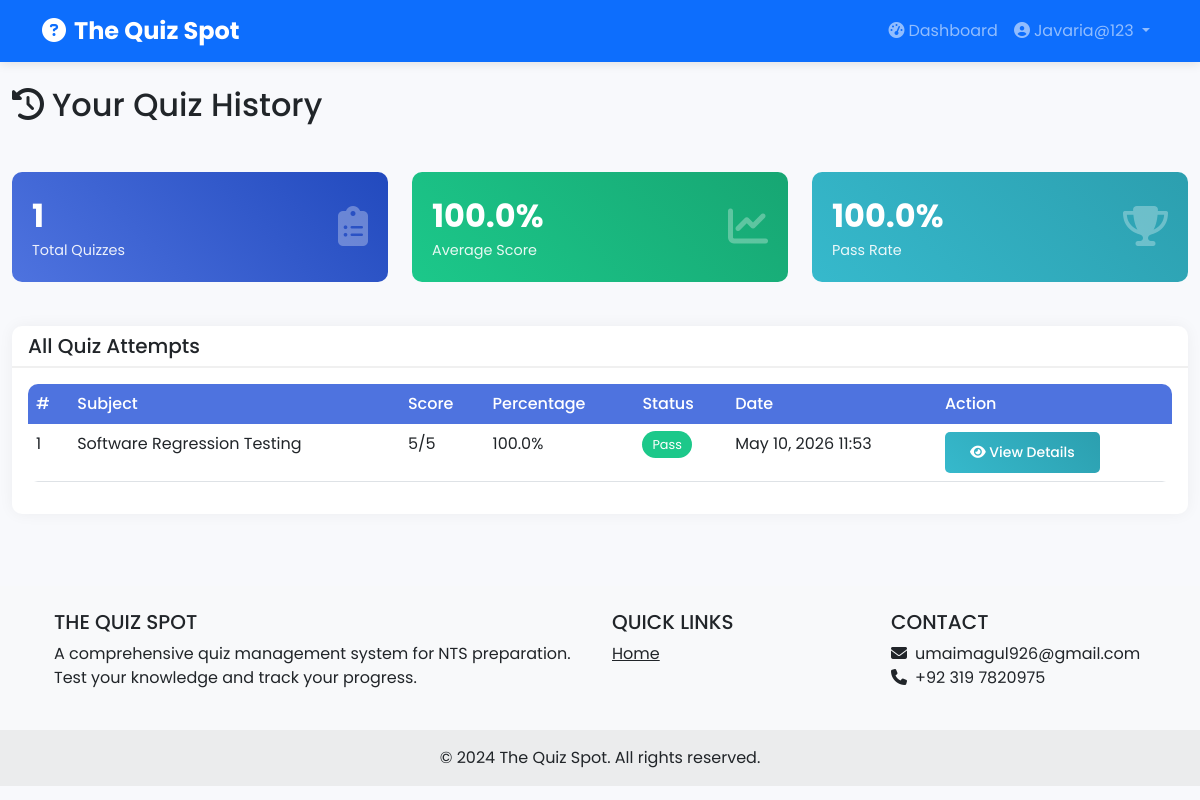
The page /quiz-history/ (signed in) on the database its author committed.
### quiz/models.py (models this page shows, shortened)
class Quiz(models.Model):
    user = models.ForeignKey(User, on_delete=models.CASCADE, related_name='quizzes')
    subject = models.ForeignKey(Subject, on_delete=models.CASCADE)
    date_taken = models.DateTimeField(auto_now_add=True)
    score = models.IntegerField(default=0)
    total_questions = models.IntegerField()
    percentage = models.FloatField(default=0)
    status = models.CharField(
        max_length=10,
        choices=[('Pass', 'Pass'), ('Fail', 'Fail')],
        default='Fail'
    )
    class Meta:
        ordering = ['-date_taken']

class Subject(models.Model):
    name = models.CharField(max_length=100, unique=True)
    description = models.TextField(blank=True)
    created_at = models.DateTimeField(auto_now_add=True)
    updated_at = models.DateTimeField(auto_now=True)
    class Meta:
        ordering = ['name']

### quiz/views.py (the view)
# urls.py: path('quiz-history/', views.quiz_history, name='quiz_history'),
@user_required
def quiz_history(request):
    quizzes = Quiz.objects.filter(user=request.user).select_related('subject').order_by('-date_taken')
    total_quizzes = quizzes.count()
    if total_quizzes > 0:
        avg_score = quizzes.aggregate(Avg('percentage'))['percentage__avg']
        pass_count = quizzes.filter(status='Pass').count()
        pass_percentage = (pass_count / total_quizzes) * 100
    else:
        avg_score = 0
        pass_percentage = 0
    context = {
        'quizzes': quizzes,
        'total_quizzes': total_quizzes,
        'avg_score': round(avg_score, 2),
        'pass_percentage': round(pass_percentage, 2),
    }
    return render(request, 'user/quiz_history.html', context)

### templates/user/quiz_history.html (shortened to what this page needs)
{% extends 'base.html' %}
{% block content %}
<div class="container-fluid py-4">
    <div class="row mb-4">
        <div class="col-12">
            <h2 class="mb-4">
                <i class="fas fa-history me-2"></i>Your Quiz History
            </h2>
        </div>
    </div>
    <div class="row mb-4">
        <div class="col-md-4">
            <div class="stat-card">
                <div class="row align-items-center">
                    <div class="col">
                        <div class="stat-value">{{ total_quizzes }}</div>
                        <div class="stat-label">Total Quizzes</div>
                    </div>
                    <div class="col-auto">
                        <i class="fas fa-clipboard-list fa-2x"></i>
                    </div>
                </div>
            </div>
        </div>
        <div class="col-md-4">
            <div class="stat-card" style="background: linear-gradient(45deg, #1cc88a, #17a673);">
                <div class="row align-items-center">
                    <div class="col">
                        <div class="stat-value">{{ avg_score }}%</div>
                        <div class="stat-label">Average Score</div>
                    </div>
                    <div class="col-auto">
                        <i class="fas fa-chart-line fa-2x"></i>
                    </div>
                </div>
            </div>
        </div>
        <div class="col-md-4">
            <div class="stat-card" style="background: linear-gradient(45deg, #36b9cc, #2c9faf);">
                <div class="row align-items-center">
                    <div class="col">
                        <div class="stat-value">{{ pass_percentage }}%</div>
                        <div class="stat-label">Pass Rate</div>
                    </div>
                    <div class="col-auto">
                        <i class="fas fa-trophy fa-2x"></i>
                    </div>
                </div>
            </div>
        </div>
    </div>
    <div class="row">
        <div class="col-12">
            <div class="card">
                <div class="card-header">
                    <h5 class="mb-0">All Quiz Attempts</h5>
                </div>
                <div class="card-body">
                    <div class="table-responsive">
                        <table class="table table-hover">
                            <thead>
                                <tr>
                                    <th>#</th>
                                    <th>Subject</th>
                                    <th>Score</th>
                                    <th>Percentage</th>
                                    <th>Status</th>
                                    <th>Date</th>
                                    <th>Action</th>
                                </tr>
                            </thead>
                            <tbody>
                                {% for quiz in quizzes %}
                                <tr>
                                    <td>{{ forloop.counter }}</td>
                                    <td>{{ quiz.subject.name }}</td>
                                    <td>{{ quiz.score }}/{{ quiz.total_questions }}</td>
                                    <td>{{ quiz.percentage|floatformat:1 }}%</td>
                                    <td>
                                        {% if quiz.status == 'Pass' %}
                                            <span class="badge-pass">Pass</span>
                                        {% else %}
                                            <span class="badge-fail">Fail</span>
                                        {% endif %}
                                    </td>
                                    <td>{{ quiz.date_taken|date:"M d, Y H:i" }}</td>
                                    <td>
                                        <a href="{% url 'quiz_result' quiz.id %}" class="btn btn-sm btn-info">
                                            <i class="fas fa-eye"></i> View Details
                                        </a>
                                    </td>
                                </tr>
                                {% endfor %}
                            </tbody>
                        </table>
                    </div>
                </div>
            </div>
        </div>
    </div>
</div>
{% endblock %}

### templates/base.html (shortened to what this page needs)
<!DOCTYPE html>
<html lang="en">
<head>
    <link href="https://cdn.jsdelivr.net/npm/bootstrap@5.3.0/dist/css/bootstrap.min.css" rel="stylesheet">
    <link rel="stylesheet" href="https://cdnjs.cloudflare.com/ajax/libs/font-awesome/6.4.0/css/all.min.css">
    {% load static %}
    <link rel="stylesheet" href="{% static 'css/style.css' %}">
</head>
<body>
    <nav class="navbar navbar-expand-lg navbar-dark bg-primary">
        <div class="container">
            <a class="navbar-brand" href="{% url 'index' %}">
                <i class="fas fa-question-circle me-2"></i>The Quiz Spot
            </a>
            <div class="collapse navbar-collapse" id="navbarNav">
                <ul class="navbar-nav ms-auto">
                    {% if user.is_authenticated %}
                        {% if user.is_staff %}
                            <li class="nav-item">
                                <a class="nav-link" href="{% url 'admin_dashboard' %}">
                                    <i class="fas fa-tachometer-alt me-1"></i>Dashboard
                                </a>
                            </li>
                        {% else %}
                            <li class="nav-item">
                                <a class="nav-link" href="{% url 'user_dashboard' %}">
                                    <i class="fas fa-tachometer-alt me-1"></i>Dashboard
                                </a>
                            </li>
                        {% endif %}
                        <li class="nav-item dropdown">
                            <a class="nav-link dropdown-toggle" href="#" id="navbarDropdown" role="button" data-bs-toggle="dropdown">
                                <i class="fas fa-user-circle me-1"></i>{{ user.username }}
                            </a>
                        </li>
                    {% endif %}
                </ul>
            </div>
        </div>
    </nav>
    {% block content %}{% endblock %}
    <footer class="bg-light text-center text-lg-start mt-5">
        <div class="container p-4">
            <div class="row">
                <div class="col-lg-6 col-md-12 mb-4 mb-md-0">
                    <h5 class="text-uppercase">The Quiz Spot</h5>
                    <p>
                        A comprehensive quiz management system for NTS preparation.
                        Test your knowledge and track your progress.
                    </p>
                </div>
                <div class="col-lg-3 col-md-6 mb-4 mb-md-0">
                    <h5 class="text-uppercase">Quick Links</h5>
                    <ul class="list-unstyled mb-0">
                        <li><a href="{% url 'index' %}" class="text-dark">Home</a></li>
                    </ul>
                </div>
                <div class="col-lg-3 col-md-6 mb-4 mb-md-0">
                    <h5 class="text-uppercase">Contact</h5>
                    <ul class="list-unstyled">
                        <li><i class="fas fa-envelope me-2"></i>umaimagul926@gmail.com</li>
                        <li><i class="fas fa-phone me-2"></i>+92 319 7820975</li>
                    </ul>
                </div>
            </div>
        </div>
        <div class="text-center p-3" style="background-color: rgba(0, 0, 0, 0.05);">
            © 2024 The Quiz Spot. All rights reserved.
        </div>
    </footer>
</body>
</html>

### static/css/style.css (style rules this page uses)
:root { --primary-color: #4e73df; --secondary-color: #858796; --success-color: #1cc88a; --info-color: #36b9cc; --warning-color: #f6c23e; --danger-color: #e74a3b; --dark-color: #5a5c69; --light-color: #f8f9fc; }
body { font-family: 'Poppins', sans-serif; background-color: #f8f9fc; min-height: 100vh; display: flex; flex-direction: column; }
.navbar { box-shadow: 0 2px 10px rgba(0,0,0,0.1); }
.navbar-brand { font-weight: 700; font-size: 1.5rem; }
.card { border: none; border-radius: 10px; box-shadow: 0 0 15px rgba(0,0,0,0.05); transition: transform 0.3s, box-shadow 0.3s; }
.card-header { background-color: transparent; border-bottom: 2px solid #f0f0f0; font-weight: 600; }
.stat-card { background: linear-gradient(45deg, var(--primary-color), #224abe); color: white; border-radius: 10px; padding: 20px; margin-bottom: 20px; }
.stat-card i { font-size: 2.5rem; opacity: 0.3; }
.stat-card .stat-value { font-size: 2rem; font-weight: 700; }
.stat-card .stat-label { font-size: 0.9rem; opacity: 0.9; }
.table { background-color: white; border-radius: 10px; overflow: hidden; }
.table thead th { background-color: var(--primary-color); color: white; font-weight: 500; border: none; }
.btn { border-radius: 5px; padding: 10px 25px; font-weight: 500; transition: all 0.3s; }
.btn-info { background: linear-gradient(45deg, var(--info-color), #2c9faf); border: none; color: white; }
.badge-pass { background-color: var(--success-color); color: white; padding: 5px 10px; border-radius: 20px; font-size: 0.8rem; }
footer { margin-top: auto; }

### rows shown on the page
Quiz: subject.name "Software Regression Testing", score "5", total_questions "5", percentage "100.0", status "Pass", date_taken "May 10, 2026 11:53"

### other values the page prints
{{ user.username }} "Javaria@123"
{{ total_quizzes }} "1"
{{ avg_score }} "100.0"
{{ pass_percentage }} "100.0"
